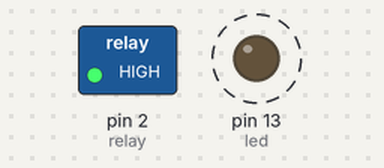
Bench run of a sketch on a simulated Arduino Uno, built with avr-gcc and run on an emulated ATmega328P. On the bench: switched loads named in the sketch (green lamp = pin HIGH), output pins drawn as LEDs (lit = HIGH). Dashed ring = blinking. EEPROM starts erased.

Above: at 2.2 s.
Timing chart, 0 to 6.4 s (numbered marks = the images above):
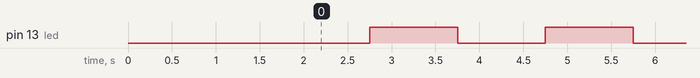

The sketch:

working_hours.ino
```cpp
#include <EEPROM.h>

int hous_permission = 3; // Время до следующего обслуживания в часах
int num = 77; // Для последующего обновления (тоесть если отработало сколько то там часов и нужно обнулить - значение от фонаря, помоему до 255, но бери до 99 и не нуль)
int led = 13; // Вывод на индикатор работы
int relay = 2; // Вывод на реле
bool permission = false; // Разрешение на работу
int counter_time = 0; // Счетчик времени (сделал в часах - так как ЕЕПРОМ не сильно то и живучий, в плане переписывать каждую минуту значение)

void eeprom_clear()
{
    for (int i = 0; i < 512; i++) EEPROM.write(i, 0);
}

void EEPROMWriteInt(int address, int value)
{
    byte lowByte = ((value >> 0) & 0xFF);
    byte highByte = ((value >> 8) & 0xFF);

    EEPROM.write(address, lowByte);
    EEPROM.write(address + 1, highByte);
}

int EEPROMReadInt(int address)
{
    byte lowByte = EEPROM.read(address);
    byte highByte = EEPROM.read(address + 1);

    return ((lowByte << 0) & 0xFF) + ((highByte << 8) & 0xFF00);
}

void setup()
{
    pinMode(led, OUTPUT);
    digitalWrite(led, LOW);

    pinMode(relay, OUTPUT);
    digitalWrite(relay, LOW);

    if(EEPROM.read(255) != num)
    {
        eeprom_clear();
        EEPROM.write(255, num);
        EEPROMWriteInt(0, 0);
    }

    // сравниваем с тем что установлено для разрешения в работе
    if( EEPROMReadInt(0) >= hous_permission - 1)
    {
        permission = false;

        digitalWrite(relay, LOW);
        digitalWrite(led, LOW);
    }
    else
    {
        permission = true;

        digitalWrite(relay, HIGH);
        digitalWrite(led, HIGH);
    }
}

void loop()
{
    // Если прошло 3600 секунд (тоесть час)
    if(counter_time >= 3600)
    {
        // Переписываем значение в еепром
        int ht = EEPROMReadInt(0);

        // сравниваем с тем что установлено для разрешения в работе
        if(ht >= hous_permission - 1)
        {
            digitalWrite(relay, LOW);
            permission = false;
        }
        else
        {
            digitalWrite(relay, HIGH);
            ht++;
            EEPROMWriteInt(0, ht);
            permission = true;
        }

        // Обнуляем счетчик, заново пошел отсчет часа
        counter_time = 0;
    }

    if(permission)
    {
        digitalWrite(led, !digitalRead(led));
        counter_time++;
    }
    else
    {
        digitalWrite(led, LOW);
    }

    delay(1000);
}
```

Measured:
- by itself, pin 13 (led): alternates HIGH for 1.0 s and LOW for 1.0 s
